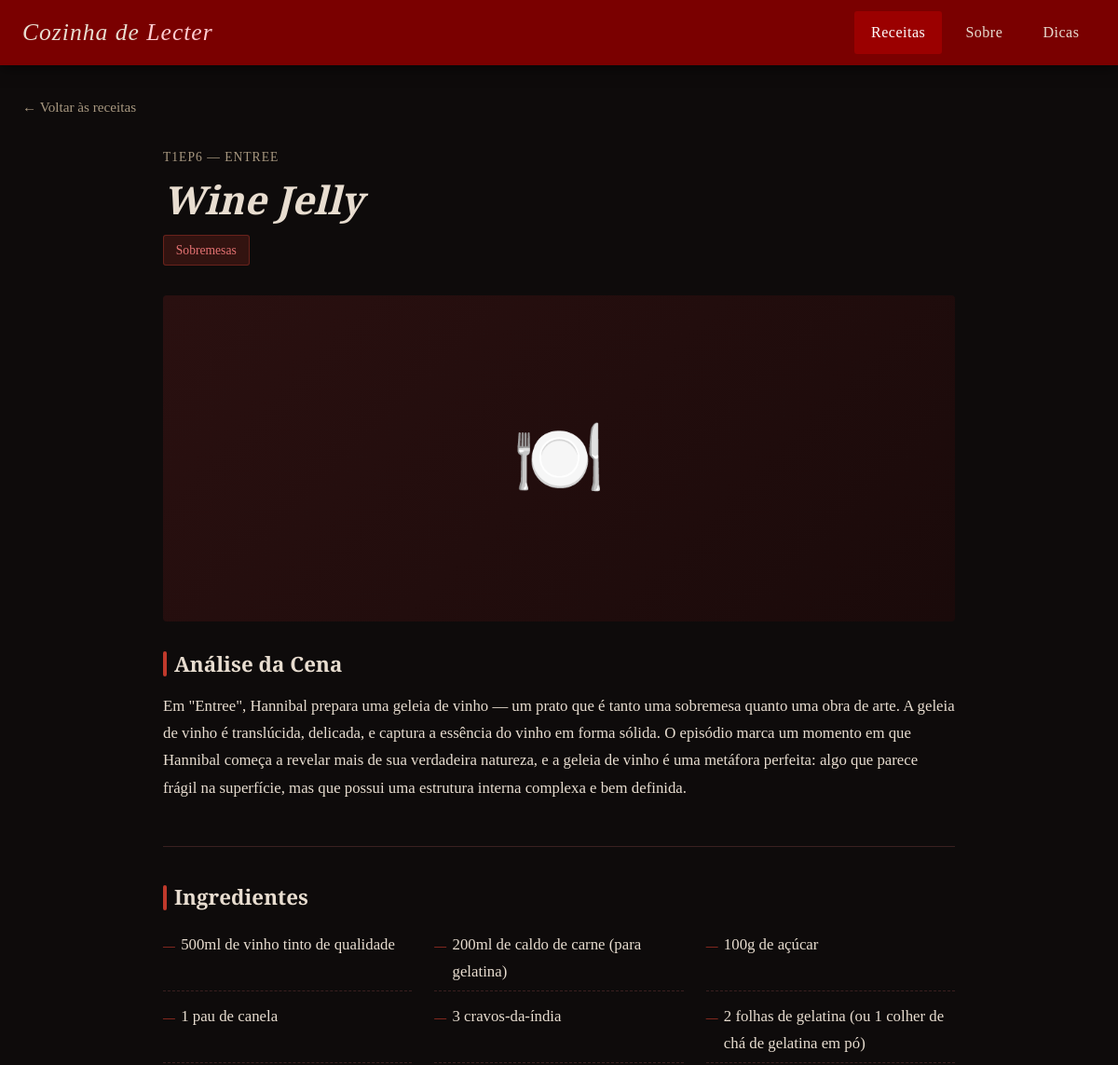
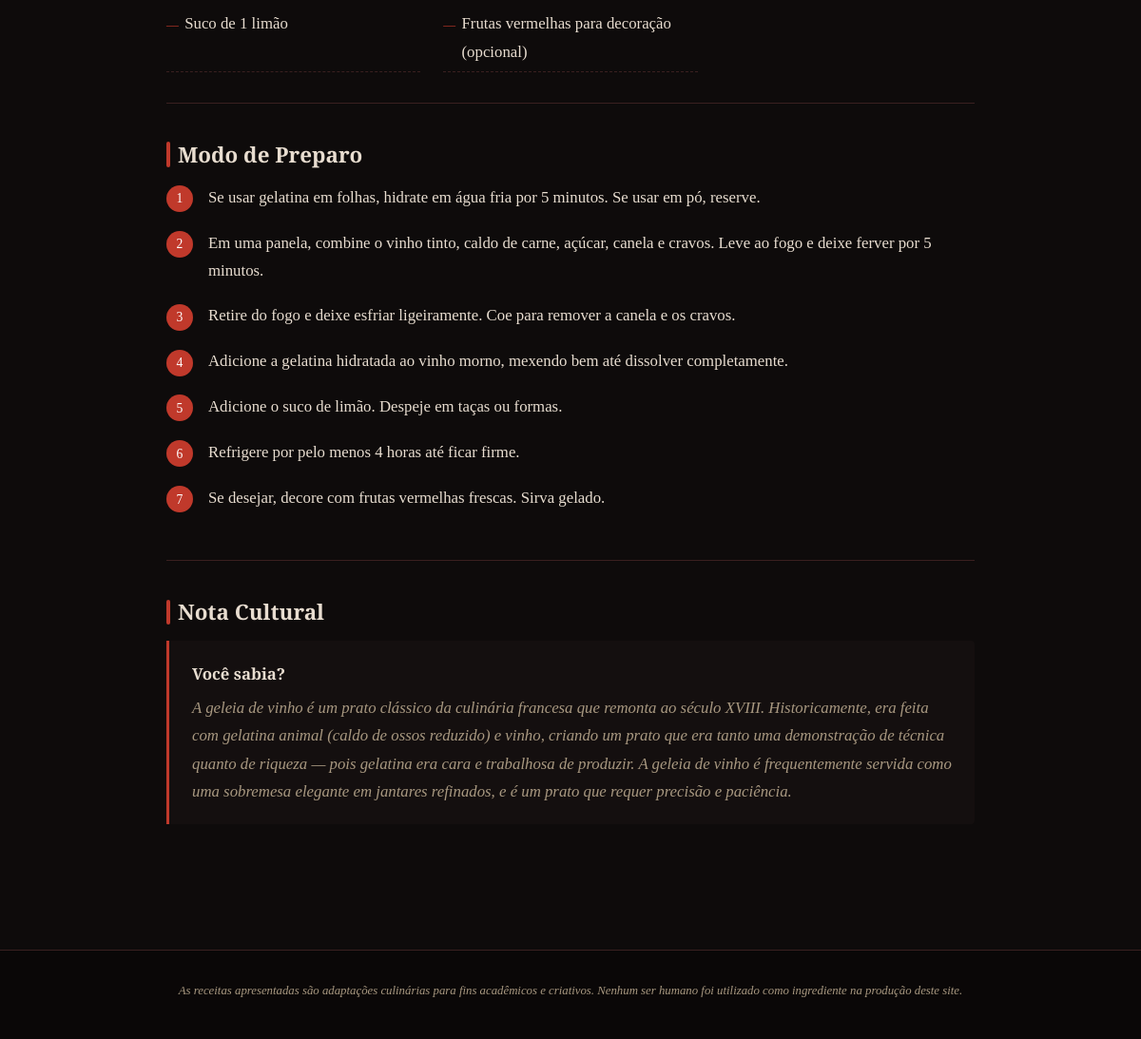
Screenshot of /receita.php?id=4 with the database file from the repository (2 pictures, top to bottom).
### tables this page shows
CREATE TABLE IF NOT EXISTS receitas (
    id INT AUTO_INCREMENT PRIMARY KEY,
    episodio VARCHAR(100) NOT NULL,
    titulo VARCHAR(200) NOT NULL,
    categoria VARCHAR(50) NOT NULL,
    imagem VARCHAR(255),
    descricao LONGTEXT NOT NULL,
    curiosidade LONGTEXT NOT NULL,
    criado_em TIMESTAMP DEFAULT CURRENT_TIMESTAMP
);

### receita.php (the view, shortened to what this page needs)
<?php
require 'php/conexao.php';
$idReceita = isset($_GET['id']) ? intval($_GET['id']) : 0;
$stmt = $pdo->prepare("SELECT * FROM receitas WHERE id = ?");
$stmt->execute([$idReceita]);
$receita = $stmt->fetch();
$ingredientes = [];
if ($receita) {
    $stmt = $pdo->prepare("SELECT descricao FROM ingredientes WHERE receita_id = ? ORDER BY ordem");
    $stmt->execute([$idReceita]);
    $ingredientes = $stmt->fetchAll(PDO::FETCH_COLUMN);
}
$passos = [];
if ($receita) {
    $stmt = $pdo->prepare("SELECT descricao FROM passos_preparo WHERE receita_id = ? ORDER BY ordem");
    $stmt->execute([$idReceita]);
    $passos = $stmt->fetchAll(PDO::FETCH_COLUMN);
}
?>
<!DOCTYPE html>
<html lang="pt-BR">
<head>
    <link rel="stylesheet" href="css/style.css">
</head>
<body>
    <?php include 'php/header.php'; ?>
    <main class="conteudo-principal">
        <div class="container">
            <?php if ($receita): ?>
                <a href="index.php" class="btn-voltar">← Voltar às receitas</a>
                <article class="pagina-receita">
                    <header class="receita-header">
                        <span class="episodio"><?= htmlspecialchars($receita['episodio']) ?></span>
                        <h1><?= htmlspecialchars($receita['titulo']) ?></h1>
                        <span class="categoria">
                            <?php
                            $labels = [
                                'entradas' => 'Entradas',
                                'sopas' => 'Sopas & Caldos',
                                'pratos-principais' => 'Pratos Principais',
                                'frutos-do-mar' => 'Frutos do Mar',
                                'sobremesas' => 'Sobremesas'
                            ];
                            echo $labels[$receita['categoria']] ?? ucfirst($receita['categoria']);
                            ?>
                        </span>
                    </header>
                    <?php if ($receita['imagem']): ?>
                        <img src="<?= htmlspecialchars($receita['imagem']) ?>"
                             alt="<?= htmlspecialchars($receita['titulo']) ?>"
                             class="receita-img-principal">
                    <?php else: ?>
                        <div class="receita-img-placeholder">🍽️</div>
                    <?php endif; ?>
                    <section class="receita-secao">
                        <h2>Análise da Cena</h2>
                        <p><?= nl2br(htmlspecialchars($receita['descricao'])) ?></p>
                    </section>
                    <section class="receita-secao">
                        <h2>Ingredientes</h2>
                        <?php if (count($ingredientes) > 0): ?>
                            <ul class="lista-ingredientes">
                                <?php foreach ($ingredientes as $ingrediente): ?>
                                    <li><?= htmlspecialchars($ingrediente) ?></li>
                                <?php endforeach; ?>
                            </ul>
                        <?php else: ?>
                            <p style="color: var(--cor-texto-suave);">Nenhum ingrediente cadastrado.</p>
                        <?php endif; ?>
                    </section>
                    <section class="receita-secao">
                        <h2>Modo de Preparo</h2>
                        <?php if (count($passos) > 0): ?>
                            <ol class="lista-passos">
                                <?php foreach ($passos as $passo): ?>
                                    <li><?= htmlspecialchars($passo) ?></li>
                                <?php endforeach; ?>
                            </ol>
                        <?php else: ?>
                            <p style="color: var(--cor-texto-suave);">Nenhum passo cadastrado.</p>
                        <?php endif; ?>
                    </section>
                    <section class="receita-secao">
                        <h2>Nota Cultural</h2>
                        <div class="bloco-curiosidade">
                            <strong>Você sabia?</strong>
                            <?= nl2br(htmlspecialchars($receita['curiosidade'])) ?>
                        </div>
                    </section>
                </article>
            <?php endif; ?>
        </div>
    </main>
    <?php include 'php/footer.php'; ?>
</body>
</html>

### css/style.css (style rules this page uses)
:root { --cor-fundo: #0e0b0b; --cor-fundo-card: #1a1212; --cor-fundo-alt: #140f0f; --cor-menu: #7a0000; --cor-menu-hover: #9b0000; --cor-destaque: #c0392b; --cor-texto: #e8ddd0; --cor-texto-suave: #a89880; --cor-borda: #3a2020; --fonte-titulo: 'Playfair Display', Georgia, serif; --fonte-corpo: 'EB Garamond', 'Times New Roman', serif; --altura-menu: 70px; --transicao: 0.3s ease; }
* { margin: 0; padding: 0; box-sizing: border-box; }
html { scroll-behavior: smooth; }
body { background-color: var(--cor-fundo); color: var(--cor-texto); font-family: var(--fonte-corpo); font-size: 1.05rem; line-height: 1.75; min-height: 100vh; }
a { color: var(--cor-destaque); text-decoration: none; transition: color var(--transicao); }
h1, h2, h3, h4, h5 { font-family: var(--fonte-titulo); font-weight: 700; line-height: 1.25; color: var(--cor-texto); }
h1 { font-size: 2.6rem; }
h2 { font-size: 2rem; }
p { margin-bottom: 1rem; }
.container { max-width: 1200px; margin: 0 auto; padding: 0 1.5rem; }
.conteudo-principal { padding-top: calc(var(--altura-menu) + 30px); padding-bottom: 60px; min-height: calc(100vh - var(--altura-menu)); }
.pagina-receita { max-width: 850px; margin: 0 auto; }
.receita-header { margin-bottom: 2rem; }
.receita-header .episodio { font-size: 0.85rem; color: var(--cor-texto-suave); text-transform: uppercase; letter-spacing: 1px; display: block; margin-bottom: 0.5rem; }
.receita-header h1 { font-style: italic; margin-bottom: 0.75rem; }
.receita-header .categoria { display: inline-block; background-color: rgba(192, 57, 43, 0.2); border: 1px solid rgba(192, 57, 43, 0.4); color: #e57373; font-size: 0.85rem; padding: 0.2rem 0.8rem; border-radius: 3px; }
.receita-img-placeholder { width: 100%; height: 350px; background: linear-gradient(135deg, #2a1010, #1a0a0a); display: flex; align-items: center; justify-content: center; font-size: 5rem; color: var(--cor-borda); border-radius: 4px; margin-bottom: 2rem; }
.receita-secao { margin-bottom: 2.5rem; padding-bottom: 2rem; border-bottom: 1px solid var(--cor-borda); }
.receita-secao:last-child { border-bottom: none; }
.receita-secao h2 { font-size: 1.4rem; margin-bottom: 1rem; display: flex; align-items: center; gap: 0.5rem; }
.receita-secao h2::before { content: ''; display: inline-block; width: 4px; height: 1.2em; background-color: var(--cor-destaque); border-radius: 2px; }
.lista-ingredientes { list-style: none; display: grid; grid-template-columns: repeat(auto-fill, minmax(220px, 1fr)); gap: 0.4rem 1.5rem; }
.lista-ingredientes li { padding: 0.35rem 0; border-bottom: 1px dashed var(--cor-borda); display: flex; align-items: baseline; gap: 0.4rem; }
.lista-ingredientes li::before { content: '—'; color: var(--cor-destaque); font-size: 0.8rem; flex-shrink: 0; }
.lista-passos { list-style: none; counter-reset: passo-contador; }
.lista-passos li { counter-increment: passo-contador; display: flex; gap: 1rem; margin-bottom: 1.1rem; align-items: flex-start; }
.lista-passos li::before { content: counter(passo-contador); background-color: var(--cor-destaque); color: #fff; font-family: var(--fonte-titulo); font-size: 0.85rem; min-width: 28px; height: 28px; border-radius: 50%; display: flex; align-items: center; justify-content: center; flex-shrink: 0; margin-top: 0.15rem; }
.bloco-curiosidade { background-color: var(--cor-fundo-alt); border-left: 3px solid var(--cor-destaque); padding: 1.25rem 1.5rem; border-radius: 0 4px 4px 0; font-style: italic; color: var(--cor-texto-suave); }
.bloco-curiosidade strong { display: block; font-style: normal; color: var(--cor-texto); margin-bottom: 0.4rem; font-family: var(--fonte-titulo); }
.btn-voltar { display: inline-flex; align-items: center; gap: 0.4rem; color: var(--cor-texto-suave); font-size: 0.95rem; margin-bottom: 1.75rem; transition: color var(--transicao); }

### rows the page displays
receitas: episodio "T1EP6 — ENTREE", titulo "Wine Jelly", categoria "Sobremesas", descricao "Em \"Entree\", Hannibal prepara uma geleia de vinho — um prato que é tanto uma sobremesa quanto uma obra de arte. A geleia de vinho é translúcida, delicada, e captura a essência do vinho em forma sólida. O episódio marca um momento em que Hannibal começa a revelar mais de sua verdadeira natureza, e a geleia de vinho é uma metáfora perfeita: algo que parece frágil na superfície, mas que possui uma estrutura interna complexa e bem definida.", curiosidade "A geleia de vinho é um prato clássico da culinária francesa que remonta ao século XVIII. Historicamente, era feita com gelatina animal (caldo de ossos reduzido) e vinho, criando um prato que era tanto uma demonstração de técnica quanto de riqueza — pois gelatina era cara e trabalhosa de produzir. A geleia de vinho é frequentemente servida como uma sobremesa elegante em jantares refinados, e é um prato que requer precisão e paciência."

### other values shown
$ingrediente "500ml de vinho tinto de qualidade"
$ingrediente "200ml de caldo de carne (para gelatina)"
$ingrediente "100g de açúcar"
$ingrediente "1 pau de canela"
$ingrediente "3 cravos-da-índia"
$ingrediente "2 folhas de gelatina (ou 1 colher de chá de gelatina em pó)"
$ingrediente "Suco de 1 limão"
$ingrediente "Frutas vermelhas para decoração (opcional)"
$passo "Se usar gelatina em folhas, hidrate em água fria por 5 minutos. Se usar em pó, reserve."
$passo "Em uma panela, combine o vinho tinto, caldo de carne, açúcar, canela e cravos. Leve ao fogo e deixe ferver por 5 minutos."
$passo "Retire do fogo e deixe esfriar ligeiramente. Coe para remover a canela e os cravos."
$passo "Adicione a gelatina hidratada ao vinho morno, mexendo bem até dissolver completamente."
$passo "Adicione o suco de limão. Despeje em taças ou formas."
$passo "Refrigere por pelo menos 4 horas até ficar firme."
$passo "Se desejar, decore com frutas vermelhas frescas. Sirva gelado."
